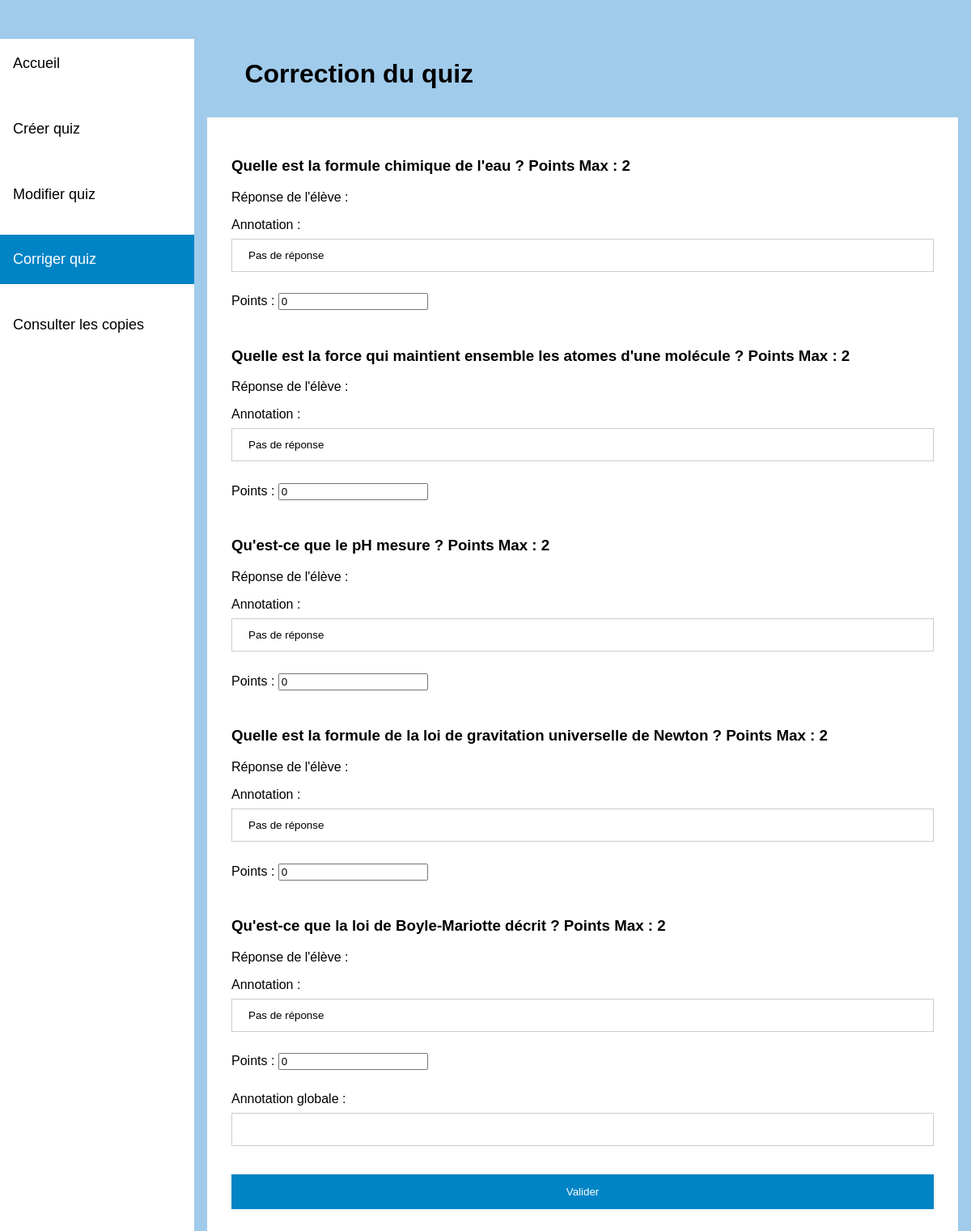
The page /corriger_copie.php?id_quiz=5&id_user=3 on the database its author committed.
### tables this page shows
CREATE TABLE `question` (
  `id_question` int(11) NOT NULL,
  `id_quiz` int(11) NOT NULL,
  `nom` text NOT NULL,
  `points` int(11) NOT NULL
);

CREATE TABLE `reponse` (
  `id_reponse` int(11) NOT NULL,
  `id_quiz` int(11) NOT NULL,
  `id_question` int(11) NOT NULL,
  `id_user` int(11) NOT NULL,
  `reponseeleve` text,
  `annotations` text NOT NULL,
  `points` int(11) NOT NULL
);

### corriger_copie.php (the view, shortened to what this page needs)
<html>
 <head>
 <link rel="stylesheet" href="accueil.css" media="screen" type="text/css" />
</head>
<body>
<ul>
  <li><a href="formateur.php">Accueil</a></li>
  <li><a href="creerquizz.php">Créer quiz</a></li>
  <li><a href="modif_quiz_liste.php">Modifier quiz</a></li>
  <li><a class="active" href="corriger_quiz_liste.php">Corriger quiz</a></li>
  <li><a href="consult_quiz_liste_prof.php">Consulter les copies</a></li>
</ul>
<?php
require_once('connexion.php');
$id_quiz = $_GET['id_quiz'];
$id_user = $_GET['id_user'];
$query = "SELECT id_question, nom, points FROM question WHERE id_quiz = :id_quiz";
$stmt = $bdd->prepare($query);
$stmt->execute(array(':id_quiz' => $id_quiz));
$questions = $stmt->fetchAll();
$query = "SELECT id_reponse, reponseeleve, annotations, points FROM reponse WHERE id_question = :id_question AND id_user = :id_user";
$stmt = $bdd->prepare($query);
?>
<div id='container'>
<div id='content'>
  <h1>Correction du quiz</h1>
  <form method="post" action="enregistrer_correction.php">
  <?php foreach ($questions as $question) { ?>
  <h3>
    <?php
    echo $question['nom'];
    echo " Points Max : " . $question['points'];
    ?>
  </h3>
  <?php
  $query = "SELECT points FROM question WHERE id_question = :id_question";
  $stmtpt = $bdd->prepare($query);
  $stmtpt->execute(array(':id_question' => $question['id_question']));
  $points = $stmtpt->fetchColumn();
  $stmt->execute(array(':id_question' => $question['id_question'], ':id_user' => $id_user));
  $reponse = $stmt->fetch();
  ?>
  <p>Réponse de l'élève :
  </p>
  <label for="annotations_<?php echo $question['id_question']; ?>">Annotation :</label>
  <input type="text" name="annotations_<?php echo $question['id_question']; ?>" id="annotations_<?php echo $question['id_question']; ?>" value="<?php echo str_replace('"', '&quot;', $reponse['annotations']); ?>"><br>
  <label for="points_<?php echo $question['id_question']; ?>">Points :</label>
  <input type="number" name="points_<?php echo $question['id_question']; ?>" id="points_<?php echo $question['id_question']; ?>" value="<?php echo $reponse['points']; ?>" max="<?php echo $points; ?>"><br>
<?php } ?>
    <label for="annotation_globale">Annotation globale :</label>
    <input type="text" name="annotation_globale" id="annotation_globale" value="">
    <input type="submit" value="Valider">
  </form>
</div>
</div>
</body>
</html>

### accueil.css (style rules this page uses)
body { background: #a0cbeb; margin: 0; font-family: 'Gill Sans', 'Gill Sans MT', Calibri, 'Trebuchet MS', sans-serif; }
ul { list-style-type: none; margin: 0; padding: 0; width: 20%; background-color: white; position: fixed; height: 100%; overflow: auto; font-size: large; }
li a { display: block; color: #000; margin-bottom: 1.1em; padding: 20px 16px 20px; text-decoration: none; }
li a.active { background-color: #0084c6; color: white; }
#container { margin-top: 3em; margin-left: 20%; padding:1px 16px; height:1000px; }
#content { margin-top: 1.5em; }
form { padding: 30px; background: #fff; }
#container h1 { width: 90%; margin: 0 auto; padding-bottom: 1.1em; }
input { margin-bottom: 2em; }
input[type=text], input[type=password] { width: 100%; padding: 12px 20px; margin: 8px 0; margin-bottom: 2em; display: inline-block; border: 1px solid #ccc; box-sizing: border-box; }
input[type=submit] { background-color: #0084c6; color: white; padding: 14px 20px; margin: 8px 0; border: none; cursor: pointer; width: 100%; }

### rows shown on the page
question: nom "Quelle est la formule chimique de l'eau ?", points "2", annotations "Pas de réponse", points "0"
question: nom "Quelle est la force qui maintient ensemble les atomes d'une molécule ?", points "2", annotations "Pas de réponse", points "0"
question: nom "Qu'est-ce que le pH mesure ?", points "2", annotations "Pas de réponse", points "0"
question: nom "Quelle est la formule de la loi de gravitation universelle de Newton ?", points "2", annotations "Pas de réponse", points "0"
question: nom "Qu'est-ce que la loi de Boyle-Mariotte décrit ?", points "2", annotations "Pas de réponse", points "0"
